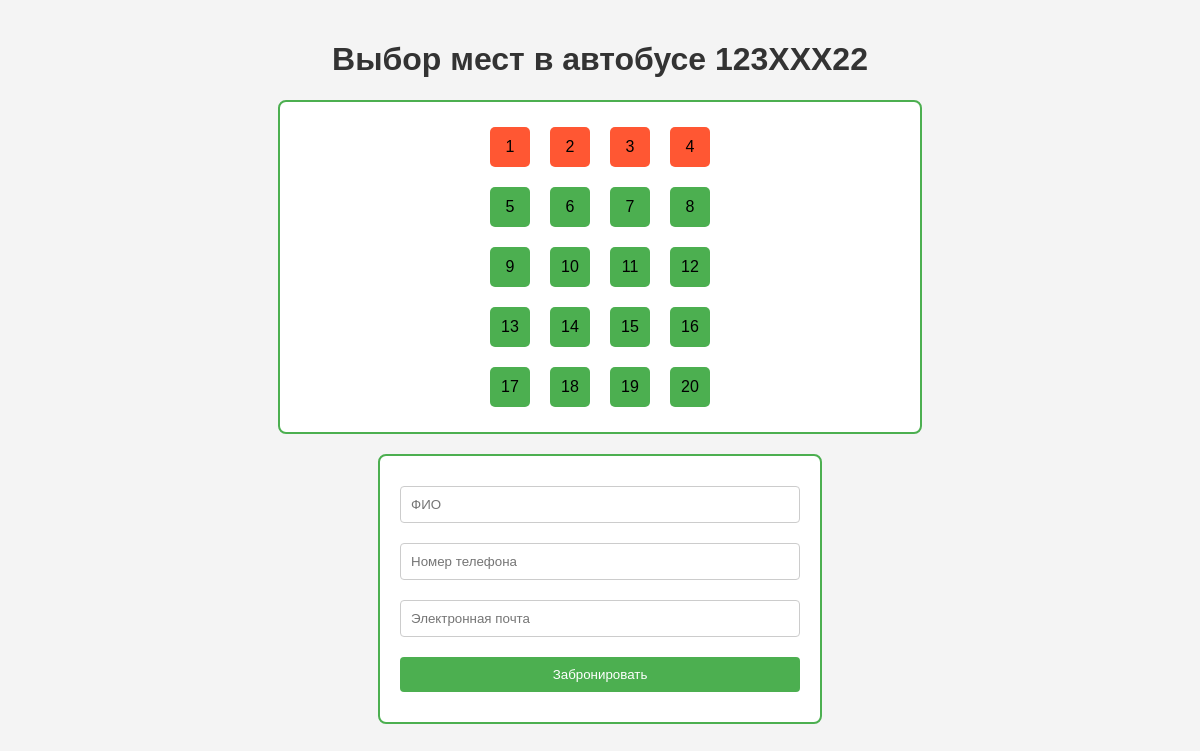
Page /bus/5/ (signed in) on the committed database.
### admin__panel/models.py (models this page shows, shortened)
class Bus(models.Model):
    number = models.CharField(max_length=10)
    from_location = models.CharField(max_length=100)
    to_location = models.CharField(max_length=100)
    departure_date = models.DateField(null=True)
    departure_time = models.TimeField(null=True)
    seats = models.IntegerField()  # Количество мест в автобусе
    price = models.DecimalField(max_digits=10, decimal_places=2)
    admin = models.ForeignKey(settings.AUTH_USER_MODEL, on_delete=models.CASCADE, null=True)
    def get_free_seats(self):
        return self.bus_seats.filter(is_reserved=False)

class Seat(models.Model):
    bus = models.ForeignKey('Bus', on_delete=models.CASCADE, related_name='bus_seats')
    seat_number = models.IntegerField()
    is_reserved = models.BooleanField(default=False)
    reserved_by = models.CharField(max_length=255, null=True, blank=True)
    reserved_phone = models.CharField(max_length=15, null=True, blank=True)
    reserved_email = models.EmailField(null=True, blank=True)

### users__panel/views.py (the view)
# urls.py: path('bus/<int:bus_id>/', views.bus_detail, name='bus_detail'),
@login_required(login_url='login')  # Требуется авторизация
def bus_detail(request, bus_id):
    bus = get_object_or_404(Bus, pk=bus_id)
    seats = Seat.objects.filter(bus=bus)
    if request.method == 'POST':
        form = SeatSelectionForm(request.POST, bus=bus)
        if form.is_valid():
            seat = form.cleaned_data['seat']
            if not seat.is_reserved:
                seat.is_reserved = True
                seat.reserved_by = form.cleaned_data['full_name']
                seat.reserved_phone = form.cleaned_data['phone_number']
                seat.reserved_email = form.cleaned_data['email']
                seat.save()
                return redirect('bus_detail', bus_id=bus.id)
            else:
                form.add_error('seat', 'Это место уже занято. Пожалуйста, выберите другое.')
    else:
        form = SeatSelectionForm(bus=bus)
    return render(request, 'users__panel/bus_detail.html', {'bus': bus, 'seats': seats, 'form': form})

### users__panel/forms.py
class SeatSelectionForm(forms.Form):
    seat = forms.ModelChoiceField(queryset=Seat.objects.none())
    full_name = forms.CharField(max_length=255)
    phone_number = forms.CharField(max_length=15)
    email = forms.EmailField()
    def __init__(self, *args, **kwargs):
        bus = kwargs.pop('bus', None)
        super().__init__(*args, **kwargs)
        if bus:
            self.fields['seat'].queryset = bus.get_free_seats()

### users__panel/templates/users__panel/bus_detail.html (shortened to what this page needs)
<!DOCTYPE html>
<html lang="ru">
<head>
</head>
<body>
    <h1>Выбор мест в автобусе {{ bus.number }}</h1>
    <div class="bus-container">
        <div class="seats-container" id="seats">
            {% for seat in seats %}
                <div class="seat {% if seat.is_reserved %}reserved{% else %}free{% endif %}"
                     data-seat-id="{{ seat.id }}">
                    {{ seat.seat_number }}
                </div>
            {% endfor %}
        </div>
    </div>
    <div class="form-container">
        <form method="POST">
            <input type="text" name="full_name" placeholder="ФИО" required>
            <input type="text" name="phone_number" placeholder="Номер телефона" required>
            <input type="email" name="email" placeholder="Электронная почта" required>
            <button type="submit">Забронировать</button>
        </form>
    </div>
</body>
</html>

### users__panel/templates/users__panel/bus_detail.html (style rules this page uses)
body { font-family: Arial, sans-serif; background-color: #f4f4f4; margin: 0; padding: 20px; }
h1 { text-align: center; color: #333; }
.bus-container { display: flex; justify-content: center; margin-bottom: 20px; border: 2px solid #4CAF50; padding: 20px; border-radius: 8px; background-color: #fff; max-width: 600px; margin: 20px auto; }
.seats-container { display: grid; grid-template-columns: repeat(4, 1fr); grid-gap: 10px; }
.seat { width: 40px; height: 40px; margin: 5px; text-align: center; line-height: 40px; border-radius: 5px; cursor: pointer; display: inline-block; }
.free { background-color: #4CAF50; }
.reserved { background-color: #FF5733; }
.form-container { border: 2px solid #4CAF50; padding: 20px; border-radius: 8px; background-color: #fff; max-width: 400px; margin: 20px auto; }
input[type="text"], input[type="email"] { width: 100%; padding: 10px; margin: 10px 0; display: inline-block; border: 1px solid #ccc; border-radius: 4px; box-sizing: border-box; }
button { width: 100%; background-color: #4CAF50; color: white; padding: 10px; margin: 10px 0; border: none; border-radius: 4px; cursor: pointer; }

### rows in the picture
Bus: number "123XXX22"
Seat: seat_number "1"
Seat: seat_number "2"
Seat: seat_number "3"
Seat: seat_number "4"
Seat: seat_number "5"
Seat: seat_number "6"
Seat: seat_number "7"
Seat: seat_number "8"
Seat: seat_number "9"
Seat: seat_number "10"
Seat: seat_number "11"
Seat: seat_number "12"
Seat: seat_number "13"
Seat: seat_number "14"
Seat: seat_number "15"
Seat: seat_number "16"
Seat: seat_number "17"
Seat: seat_number "18"
Seat: seat_number "19"
Seat: seat_number "20"
